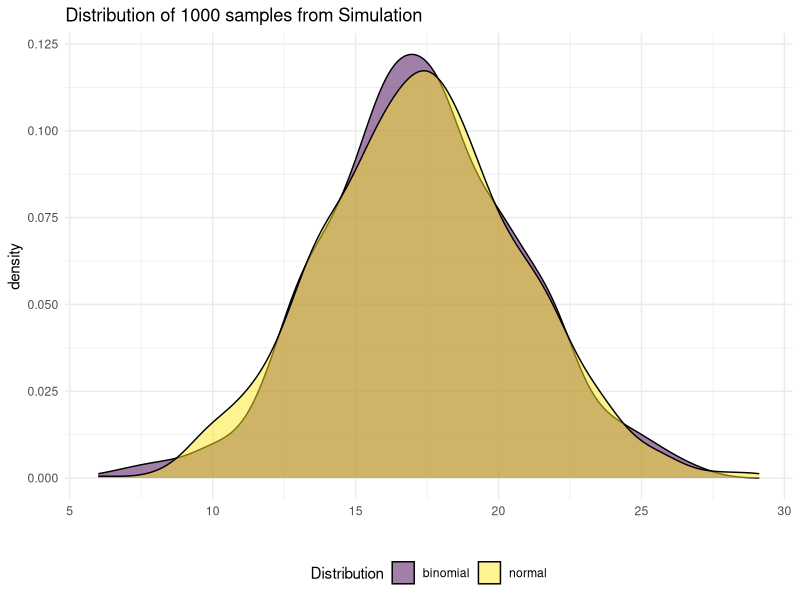
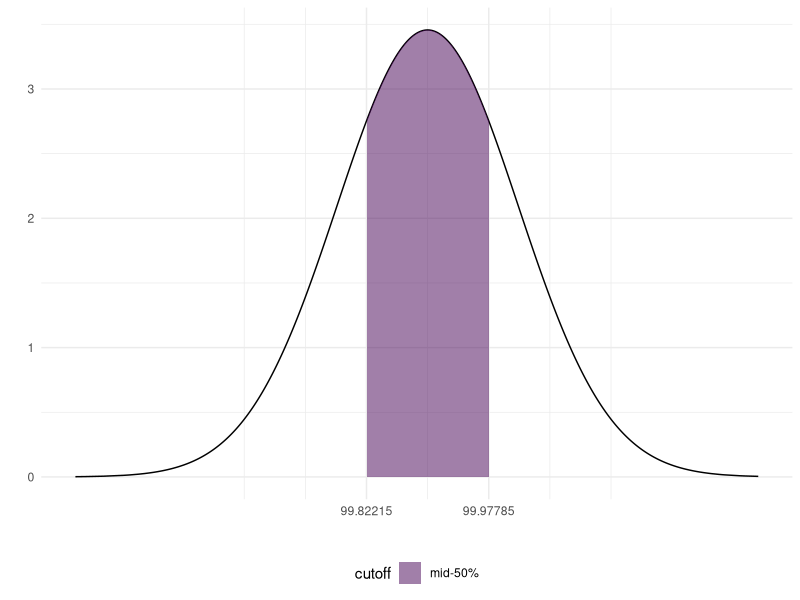

Reproduce these figures in R, in order.
## ---- chunk 1
knitr::opts_chunk$set(echo = TRUE)
## ---- chunk 2
library(tidyverse)
tibble(
    normal = rnorm(1000,17.25,sqrt(50*.345*(1-.345))),
    binomial = rbinom(1000,50,.345)
  ) %>% 
  pivot_longer(
    normal:binomial,
    names_to = 'dis',
    values_to = "sample"
  ) %>% 
  ggplot(aes(x=sample,fill = dis))+
  geom_density(alpha = 0.5)+
  theme_minimal()+
  viridis::scale_fill_viridis(name = "Distribution",
                              discrete = T)+
  labs(
    title = "Distribution of 1000 samples from Simulation",
    x = ""
  )+
  theme(legend.position = "bottom")
## ---- chunk 3
plt_df = tibble(
  value = rnorm(10000,99.9,.73/sqrt(40))
) %>% 
  mutate(cutoff = case_when(
    value < qnorm(.25,99.9,.73/sqrt(40)) ~ "outside mid-50%",
    value > qnorm(.75,99.9,.73/sqrt(40)) ~ "outside mid-50%",
    value != "outside mid-50%" ~ "mid-50%"
  ),
  y = dnorm(value,99.9,.73/sqrt(40))
  )
ggplot(data = plt_df,
       aes(x=value,y=y)
       )+
  theme_minimal()+
  geom_line()+
  geom_area(data = filter(plt_df,cutoff == "mid-50%",
                          between(value,
                                  qnorm(.25,99.9,.73/sqrt(40)),
                                  qnorm(.75,99.9,.73/sqrt(40)))), 
            aes(x = value, y = y,fill = cutoff), alpha = .5
            )+
  scale_x_continuous(
    breaks = c(qnorm(.25,99.9,.73/sqrt(40)),qnorm(.75,99.9,.73/sqrt(40))),
  )+
  labs(x = "", y = "")+
  viridis::scale_fill_viridis(discrete = T)+
  theme(legend.position = "bottom")
